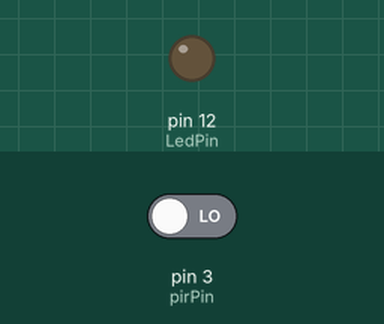
Simulated run of this sketch. Board: Arduino Uno, built with avr-gcc and run on an emulated ATmega328P. Parts: output pins drawn as LEDs (lit = HIGH). Inputs (shaded band) come from the test bench; at power-on: pin 3 (pirPin) LOW. What the sketch prints to the serial monitor is not drawn.

Above: at 1.2 s.
1.3 s: pin 3 (pirPin) driven HIGH
At 1.8 s:
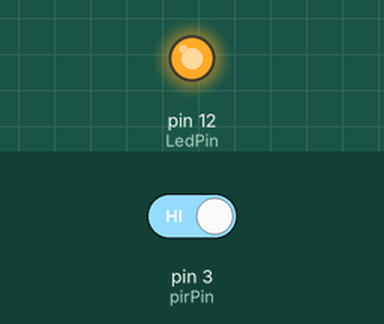
Timing chart, 0 to 4.3 s (numbered marks = the images above; inputs shaded):
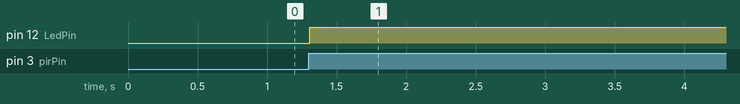

The sketch:

sketch_apr10a.ino
```cpp
#define pirPin 3
#define LedPin 12
void setup() {
 Serial.begin(9600);
 pinMode(pirPin, INPUT);
 pinMode(LedPin,OUTPUT);
}

void loop() {
  int pirVal = digitalRead(pirPin);
  if(pirVal == HIGH)
{
  digitalWrite(LedPin, HIGH);
Serial.print("pohyb");
delay(20000);
}
else
{
 Serial.print("nema pohyb");
 digitalWrite(LedPin,LOW);
}
}
```

Measured:
- after the input at 1.3 s, pin 12 (LedPin): LOW → HIGH at once
